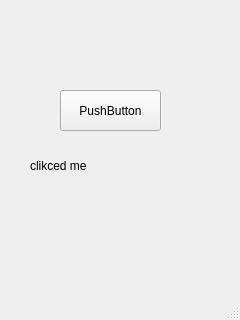
<?xml version="1.0" encoding="UTF-8"?>
<ui version="4.0">
 <class>MainWindow</class>
 <widget class="QMainWindow" name="MainWindow">
  <property name="geometry">
   <rect>
    <x>0</x>
    <y>0</y>
    <width>240</width>
    <height>320</height>
   </rect>
  </property>
  <property name="windowTitle">
   <string>MainWindow</string>
  </property>
  <widget class="QWidget" name="centralwidget">
   <widget class="QPushButton" name="pushButton">
    <property name="geometry">
     <rect>
      <x>60</x>
      <y>90</y>
      <width>101</width>
      <height>41</height>
     </rect>
    </property>
    <property name="text">
     <string>PushButton</string>
    </property>
   </widget>
   <widget class="QLabel" name="label">
    <property name="geometry">
     <rect>
      <x>30</x>
      <y>150</y>
      <width>111</width>
      <height>31</height>
     </rect>
    </property>
    <property name="text">
     <string>clikced me</string>
    </property>
   </widget>
  </widget>
  <widget class="QMenuBar" name="menubar">
   <property name="geometry">
    <rect>
     <x>0</x>
     <y>0</y>
     <width>240</width>
     <height>18</height>
    </rect>
   </property>
  </widget>
  <widget class="QStatusBar" name="statusbar"/>
 </widget>
 <resources/>
 <connections/>
</ui>
